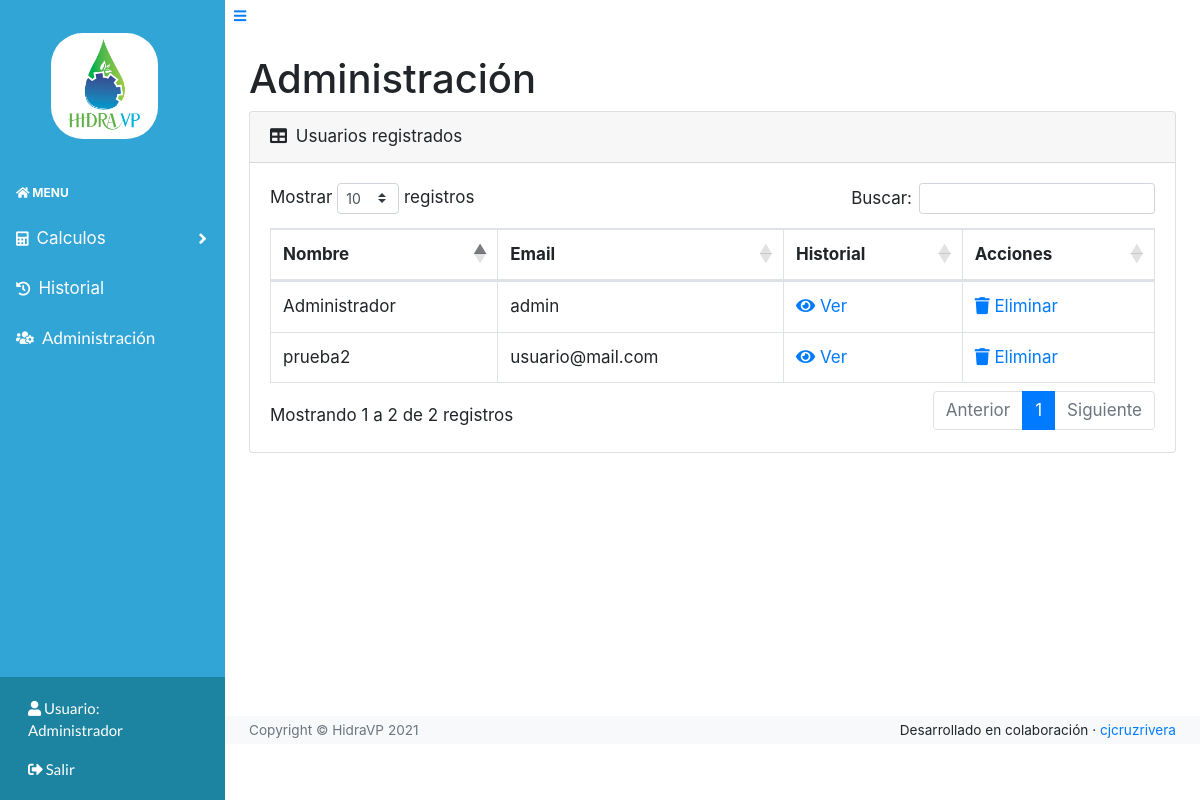
Page /admin (signed in) on the earlier database version.
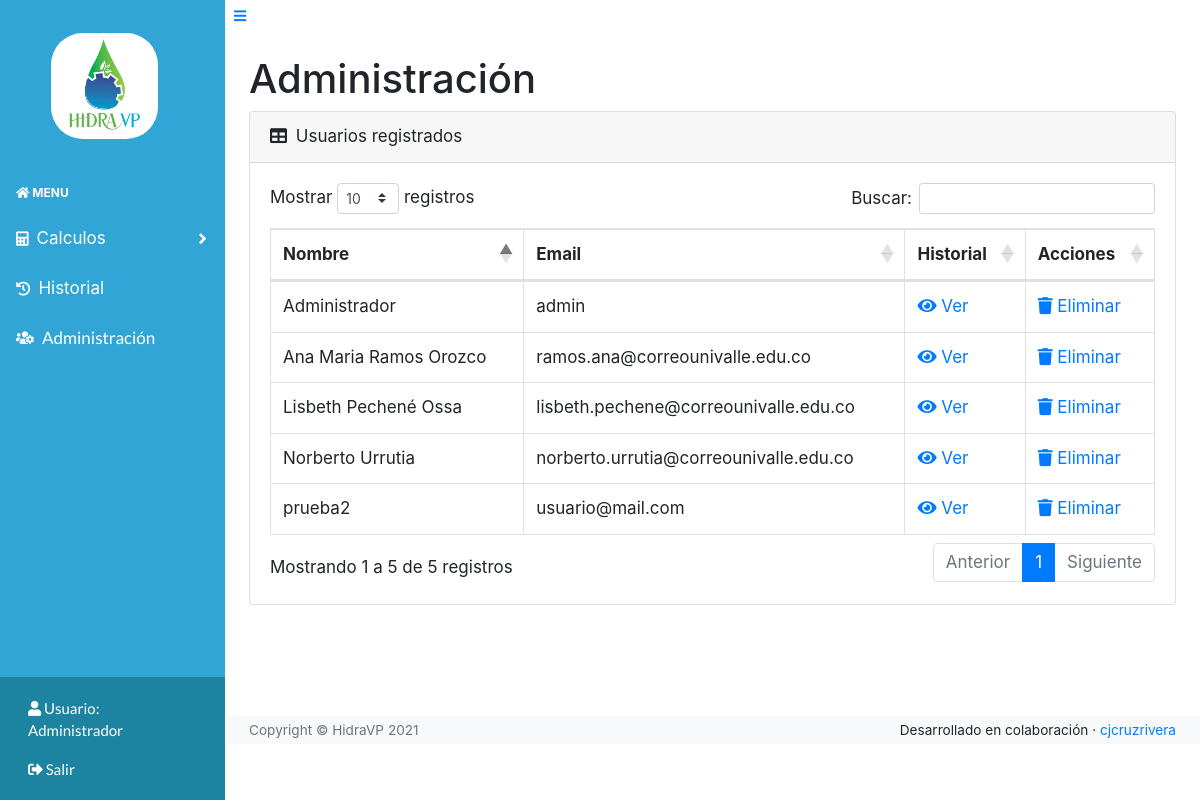
Same page on the later database version.
### models.py (models this page shows)
class User(UserMixin, db.Model):
    id = db.Column(db.Integer, primary_key=True) # primary keys are required by SQLAlchemy
    email = db.Column(db.String(100), unique=True)
    password = db.Column(db.String(100))
    name = db.Column(db.String(1000))
    isAdmin = db.Column(db.Boolean, default=False)

### main.py (the view)
@main.route('/admin')
@login_required
def admin():
    users = User.query.order_by(User.id).all()
    return render_template('admin.html', isAdmin=current_user.isAdmin, usuarios=users)

### __init__.py (called while the page is built)
def create_app():
    app = Flask(__name__)
    app.config['SECRET_KEY'] = '\x08\x1b\x83\xc1\x1dq\xb0\x9b\xeb\xdf\x0bY\xa4N\xbb\xa9\xf4\x7fG\xdd\xc9\xab\x15\xe4'
    app.config['SQLALCHEMY_DATABASE_URI'] = 'sqlite:///db.sqlite'
    app.config['SQLALCHEMY_TRACK_MODIFICATIONS'] = False
    app.config['LOGIN_DISABLED'] = False
    app.config['TESTING'] = False
    db.init_app(app)
    login_manager = LoginManager()
    login_manager.login_view = 'auth.login'
    login_manager.init_app(app)
    from .models import User
    @login_manager.user_loader
    def load_user(user_id):
        return User.query.get(int(user_id))
    from .auth import auth as auth_blueprint
    app.register_blueprint(auth_blueprint)
    from .main import main as main_blueprint
    app.register_blueprint(main_blueprint)
    return app

### templates/admin.html (shortened to what this page needs)
{% extends "base.html" %}
{% block extraCss %}
<link rel="stylesheet" href="/static/assets/css/Ultimate-Sidebar-Menu.css">
<link href="https://cdn.datatables.net/1.10.20/css/dataTables.bootstrap4.min.css" rel="stylesheet"
 />
{% endblock %}
{% block content %}
<h1 class="mt-4">Administración</h1>
<div class="card mb-4">
    <div class="card-header">
        <i class="fas fa-table mr-1"></i>
        Usuarios registrados
    </div>
    <div class="card-body">
        <div class="table-responsive">
            <table class="table table-bordered" id="dataTable" width="100%" cellspacing="0">
                <thead>
                    <tr>
                        <th>Nombre</th>
                        <th>Email</th>
                        <th>Historial</th>
                        <th>Acciones</th>
                    </tr>
                </thead>
                <tbody>
                    {% if usuarios %}
                    {% for usuario in usuarios %}
                    <tr>
                        <td>{{usuario.name}}</td>
                        <td>{{usuario.email}}</td>
                        <td><a href="historial/{{usuario.id}}"><i class="fas fa-eye"></i> Ver</a></td>
                        <td><a href="#" onclick="deleteUser({{usuario.id}}, '{{usuario.name}}')"><i class="fas fa-trash"></i> Eliminar</a></td>
                    </tr>
                    {% endfor %}
                    {% endif %}
                </tbody>
            </table>
        </div>
    </div>
</div>
{% endblock %}

### templates/base.html (shortened to what this page needs)
<!DOCTYPE html>
<html lang="es">
<head>
    <link rel="stylesheet" href="/static/assets/bootstrap/css/bootstrap.min.css">
    <link rel="stylesheet" href="https://use.fontawesome.com/releases/v5.3.1/css/all.css"
>
    <link rel="stylesheet" href="/static/assets/css/styles.css">
    {% block extraCss %}{% endblock %}
</head>
<body class="sb-nav-fixed" style="font-size: 17px;">
    {% block navbar %}
    <div id="layoutSidenav">
        <div id="layoutSidenav_nav">
            <nav class="sb-sidenav accordion sb-sidenav-light" id="sidenavAccordion">
                <div class="sb-sidenav-menu">
                    <div class="nav">
                        <div class="sb-sidenav-menu-heading">
                            <a class="navbar-brand text-center text-white" href='{{url_for("main.index")}}'
                                style="font-family: Lato, sans-serif;color: #ffffff;text-align: center;">
                                <div class="d-flex justify-content-center">
                                    <img class="logo" src="{{url_for('static', filename='images/logo.jpeg')}}" alt="">
                                </div>
                            </a>
                        </div>
                        <div class="sb-sidenav-menu-heading"><a class="a-nostyle" href='{{url_for("main.index")}}'><i
                                    class="fas fa-home"></i> Menu</a></div>
                        <a class="nav-link collapsed" href="#" data-toggle="collapse" data-target="#collapseLayouts"
                            aria-expanded="false" aria-controls="collapseLayouts">
                            <div class="sb-nav-link-icon"><i class="fas fa-calculator"></i></div>
                            Calculos
                            <div class="sb-sidenav-collapse-arrow"><i class="fas fa-angle-down"></i></div>
                        </a>
                        {% if current_user.is_authenticated %}
                        <a class="nav-link" href="/historial/{{current_user.id}}">
                            <div class="sb-nav-link-icon"><i class="fas fa-history"></i></div>
                            Historial
                        </a>
                        {% endif %}
                        {% if current_user.isAdmin %}
                        <a class="nav-link" href="{{ url_for('main.admin') }}"
                            style="font-family: Lato, sans-serif;color: #ffffff;">
                            <div class="sb-nav-link-icon"><i class="fas fa-users-cog"></i></div>
                            Administración
                        </a>
                        {% endif %}
                    </div>
                </div>
                <div class="sb-sidenav-footer" style="font-size: 15px;">
                    <a style="font-family: Lato, sans-serif;color: #ffffff;" href="{{ url_for('main.profile') }}"
                        class="nav-link">
                        <i class="fas fa-user"></i>
                        Usuario: <br>
                        {% if current_user.is_authenticated %}
                        {{current_user.name}}
                        {% else %}
                        No registrado
                        {% endif %}
                    </a>
                    {% if current_user.is_authenticated %}
                    <a style="font-family: Lato, sans-serif;color: #ffffff;" href="{{ url_for('auth.logout') }}"
                        class="nav-link">
                        {% else %}
                        <a style="font-family: Lato, sans-serif;color: #ffffff;" href="{{ url_for('auth.login') }}"
                            class="nav-link">
                            {% endif %}
                            {% if current_user.is_authenticated %}
                            <i class="fas fa-sign-out-alt"></i>
                            Salir
                            {% else %}
                            <i class="fas fa-sign-in-alt"></i>
                            Ingresar
                            {% endif %}
                        </a>
                </div>
            </nav>
        </div>
        {% endblock %}
        <div id="layoutSidenav_content">
            <main>
                {% block typeContainer %}
                <button class="btn btn-link btn-sm order-1 order-lg-0" id="sidebarToggle"><i
                        class="fas fa-bars"></i></button>
                <div class="container-fluid">
                    {% endblock %}
                    {% block content %}
                    {% endblock %}
                </div>
            </main>
            {% block footer %}
            <footer class="py-1 bg-light mt-auto">
                <div class="container-fluid" id="container">
                    <div class="d-flex align-items-center justify-content-between small">
                        <div class="text-muted">Copyright &copy; HidraVP 2021</div>
                        <div>
                        <span>Desarrollado en colaboración </span>
                        &middot;
                        <a href="https://github.com/cjcruzrivera?tab=repositories">cjcruzrivera</a>
                    </div>
                    </div>
                </div>
            </footer>
            {% endblock %}
        </div>
</body>
</html>

### static/assets/css/styles.css (style rules this page uses)
.logo { border-radius: 30%; width: 60%; }
.a-nostyle, .a-nostyle:hover { color: rgb(255, 255, 255); text-decoration: none; }

Differences in the rows shown:
added User: name "Ana Maria Ramos Orozco", email "ramos.ana@correounivalle.edu.co"
added User: name "Lisbeth Pechené Ossa", email "lisbeth.pechene@correounivalle.edu.co"
added User: name "Norberto Urrutia", email "norberto.urrutia@correounivalle.edu.co"
Other differences:
text written by a page script: "Mostrar registros Buscar: Mostrando 1 a 2 de 2 registros Anterior 1 Siguiente" → "Mostrar registros Buscar: Mostrando 1 a 5 de 5 registros Anterior 1 Siguiente"
